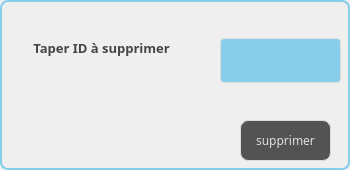
     <widget class="QWidget" name="tab_8">
      <property name="styleSheet">
       <string notr="true">border: 2px solid #87CEEB;
border-radius: 8px;
</string>
      </property>
      <attribute name="title">
       <string>Supprimer Fournisseur</string>
      </attribute>
      <widget class="QLineEdit" name="supp_2">
       <property name="geometry">
        <rect>
         <x>220</x>
         <y>30</y>
         <width>121</width>
         <height>61</height>
        </rect>
       </property>
       <property name="styleSheet">
        <string notr="true">
QLineEdit {
  width: 100%;
  padding: 12px 20px;
  margin: 8px 0;
  display: inline-block;
  border: 1px solid #dcdcdc;
  border-radius: 4px;
  box-sizing: border-box;
  background: #87CEEB;
  color: #FFFFFF;
}</string>
       </property>
      </widget>
      <widget class="QLabel" name="label_18">
       <property name="geometry">
        <rect>
         <x>30</x>
         <y>40</y>
         <width>161</width>
         <height>16</height>
        </rect>
       </property>
       <property name="font">
        <font>
         <family>Segoe Print</family>
         <pointsize>-1</pointsize>
         <weight>75</weight>
         <bold>true</bold>
        </font>
       </property>
       <property name="styleSheet">
        <string notr="true">background-color: transparent;
	color: #454544;
	font-weight: bold;
	font-size: 13px;
border:none;</string>
       </property>
       <property name="text">
        <string> Taper ID à supprimer</string>
       </property>
      </widget>
      <widget class="QPushButton" name="P_supprimer_2">
       <property name="geometry">
        <rect>
         <x>240</x>
         <y>120</y>
         <width>91</width>
         <height>41</height>
        </rect>
       </property>
       <property name="font">
        <font>
         <family>Segoe Print</family>
        </font>
       </property>
       <property name="styleSheet">
        <string notr="true">QPushButton {
color: #dcdcdc;
background:#535353;
border: none;

border: 1px solid #DCDCDC;
border-radius: 8px;
}
QPushButton:hover {
color:#fff;
background:#87CEEB;
border: none;
}</string>
       </property>
       <property name="text">
        <string>supprimer</string>
       </property>
      </widget>
     </widget>
